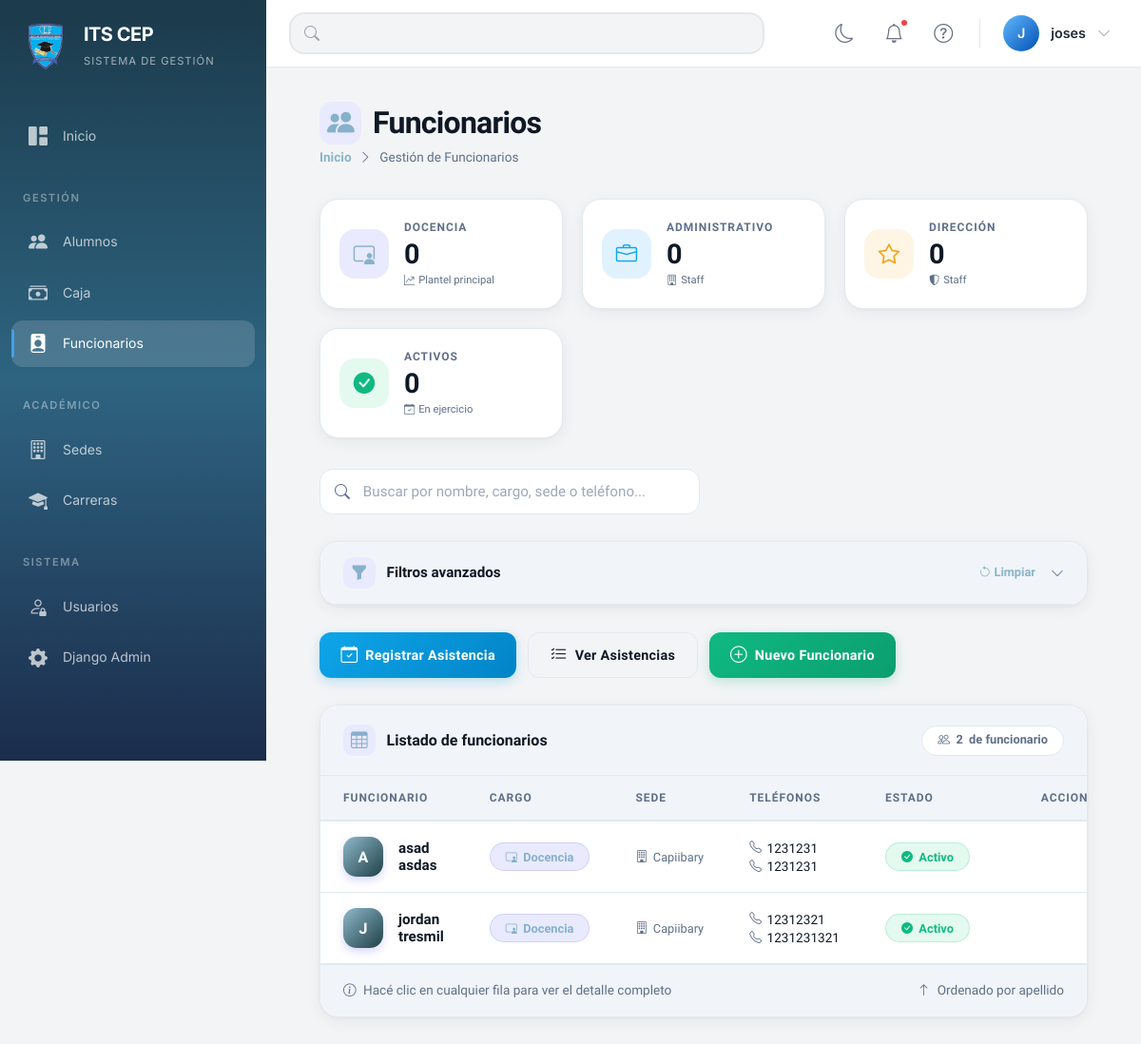
The page /funcionarios/ (signed in) on the database as committed earlier.
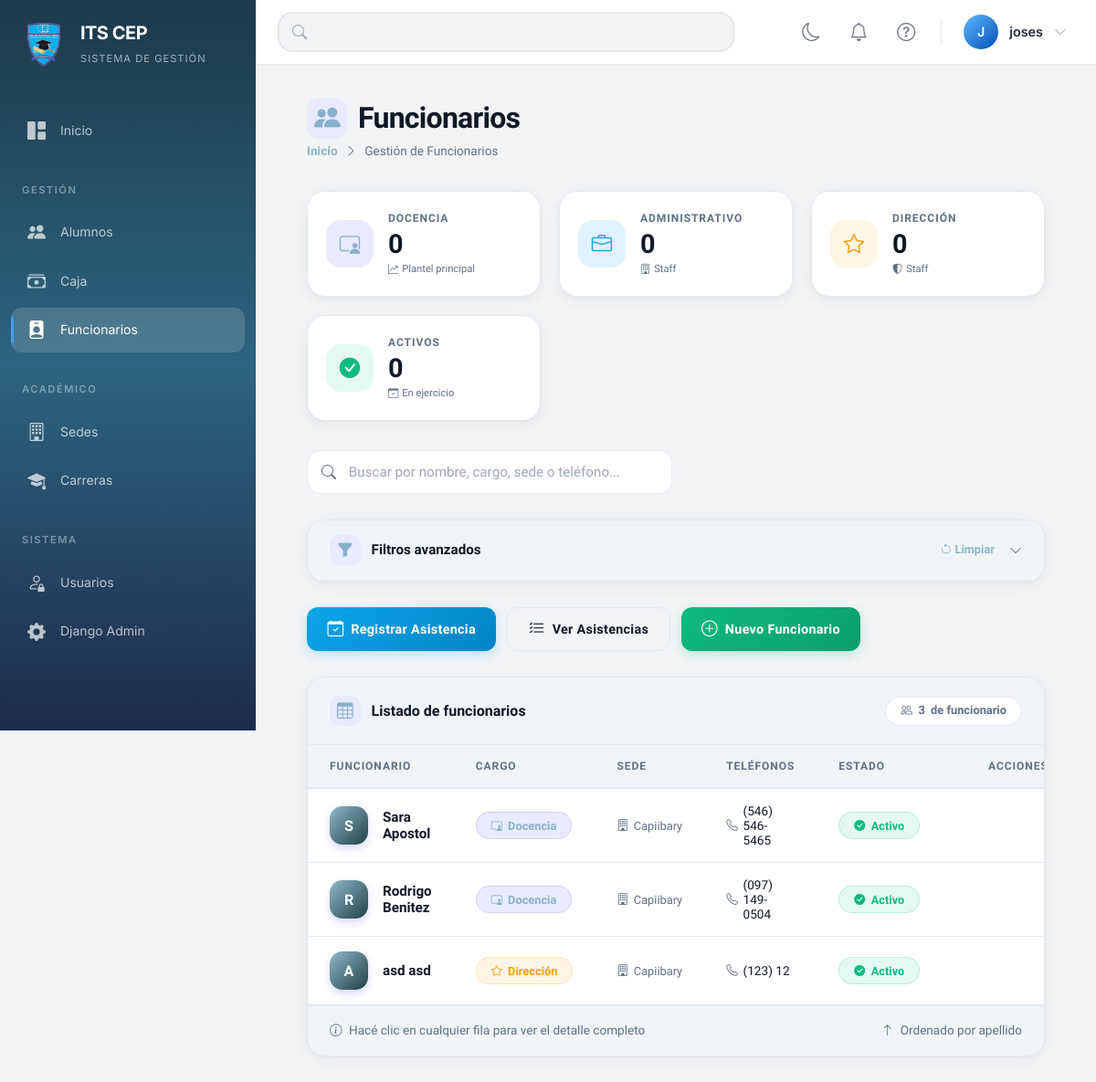
The same page on the database as committed later.
### sysapp/models.py (models this page shows, shortened)
class Funcionario(models.Model):
    CARGO_CHOICES = [
        ('DOCENCIA', 'Docencia'),
        ('ADMINISTRATIVO', 'Administrativo'),
        ('DIRECCION', 'Dirección'),
        ('OTRO', 'Otro'),
    ]
    sede = models.ForeignKey(Sede, on_delete=models.CASCADE, related_name='funcionarios', verbose_name="Sede")
    nombre = models.CharField(max_length=100, verbose_name="Nombre")
    apellido = models.CharField(max_length=100, verbose_name="Apellido")
    cedula = models.CharField(max_length=20, unique=True, verbose_name="Cédula")
    cargo = models.CharField(max_length=20, choices=CARGO_CHOICES, verbose_name="Cargo")
    telefono_principal = models.CharField(max_length=20, verbose_name="Teléfono Principal")
    telefono_secundario = models.CharField(max_length=20, blank=True, verbose_name="Teléfono Secundario")
    fecha_ingreso = models.DateField(verbose_name="Fecha de Ingreso")
    activo = models.BooleanField(default=True, verbose_name="Activo")
    class Meta:
        verbose_name = "Funcionario"
        verbose_name_plural = "Funcionarios"
        ordering = ['apellido', 'nombre']
    @property
    def nombre_completo(self):
        return f"{self.nombre} {self.apellido}"

class Sede(models.Model):
    nombre = models.CharField(max_length=200, verbose_name="Nombre")
    direccion = models.TextField(verbose_name="Dirección")
    telefono = models.CharField(max_length=20, verbose_name="Teléfono")
    activa = models.BooleanField(default=True, verbose_name="Activa")
    fecha_creacion = models.DateTimeField(auto_now_add=True, verbose_name="Fecha de Creación")
    class Meta:
        verbose_name = "Sede"
        verbose_name_plural = "Sedes"
        ordering = ['nombre']

### sysapp/views.py (the view)
# urls.py: path('funcionarios/', views.lista_funcionarios, name='lista_funcionarios'),
@login_required
def lista_funcionarios(request):
    funcionarios = Funcionario.objects.filter(activo=True).select_related('sede')
    cargo   = request.GET.get('cargo')
    sede_id = request.GET.get('sede')
    if cargo:   funcionarios = funcionarios.filter(cargo=cargo)
    if sede_id: funcionarios = funcionarios.filter(sede_id=sede_id)
    return render(request, 'funcionarios/listaFuncionarios.html', {
        'funcionarios': funcionarios,
        'sedes':        Sede.objects.filter(activa=True),
        'cargos':       Funcionario.CARGO_CHOICES,
    })

### sysapp/templates/funcionarios/listaFuncionarios.html (shortened to what this page needs)
{% extends 'base.html' %}
{% block content %}
<div class="lf mt-5">
    <div class="lf-head">
        <div class="lf-head-left">
            <div class="lf-head-title">
                <i class="bi bi-people-fill"></i>
                Funcionarios
            </div>
            <div class="lf-head-breadcrumb">
                <a href="{% url 'dashboard' %}">Inicio</a>
                <i class="bi bi-chevron-right"></i>
                <span>Gestión de Funcionarios</span>
            </div>
        </div>
    </div>
    <div class="lf-stats-grid">
        <div class="lf-stat" onclick="applyFilter('cargo', 'DOCENCIA')">
            <div class="lf-stat-icon primary"><i class="bi bi-person-video3"></i></div>
            <div class="lf-stat-content">
                <div class="lf-stat-label">Docencia</div>
                <div class="lf-stat-value">{{ total_docencia|default:"0" }}</div>
                <div class="lf-stat-trend"><i class="bi bi-graph-up-arrow"></i> Plantel principal</div>
            </div>
        </div>
        <div class="lf-stat" onclick="applyFilter('cargo', 'ADMINISTRATIVO')">
            <div class="lf-stat-icon info"><i class="bi bi-briefcase"></i></div>
            <div class="lf-stat-content">
                <div class="lf-stat-label">Administrativo</div>
                <div class="lf-stat-value">{{ total_administrativo|default:"0" }}</div>
                <div class="lf-stat-trend"><i class="bi bi-building"></i> Staff</div>
            </div>
        </div>
        <div class="lf-stat" onclick="applyFilter('cargo', 'DIRECCION')">
            <div class="lf-stat-icon warning"><i class="bi bi-star"></i></div>
            <div class="lf-stat-content">
                <div class="lf-stat-label">Dirección</div>
                <div class="lf-stat-value">{{ total_direccion|default:"0" }}</div>
                <div class="lf-stat-trend"><i class="bi bi-shield-shaded"></i> Staff</div>
            </div>
        </div>
        <div class="lf-stat" onclick="applyFilter('activo', 'true')">
            <div class="lf-stat-icon success"><i class="bi bi-check-circle-fill"></i></div>
            <div class="lf-stat-content">
                <div class="lf-stat-label">Activos</div>
                <div class="lf-stat-value">{{ total_activos|default:"0" }}</div>
                <div class="lf-stat-trend"><i class="bi bi-calendar-check"></i> En ejercicio</div>
            </div>
        </div>
    </div>
    <div class="lf-search-container">
        <div class="lf-search">
            <i class="bi bi-search"></i>
            <input type="text" id="searchInput" placeholder="Buscar por nombre, cargo, sede o teléfono...">
        </div>
    </div>
    <div class="lf-filters-card" id="filtersCard">
        <div class="lf-filters-header" onclick="toggleFilters()">
            <div class="lf-filters-header-left">
                <i class="bi bi-funnel-fill"></i>
                <h3>Filtros avanzados</h3>
            </div>
            <div class="lf-filters-header-right">
                <a href="{% url 'lista_funcionarios' %}" class="lf-filters-clear" onclick="event.stopPropagation()">
                    <i class="bi bi-arrow-counterclockwise"></i> Limpiar
                </a>
                <i class="bi bi-chevron-up lf-filters-toggle"></i>
            </div>
        </div>
    </div>
    <div class="lf-actions">
        <a href="{% url 'registrar_asistencia' %}" class="lf-btn lf-btn-info">
            <i class="bi bi-calendar-check"></i> Registrar Asistencia
        </a>
        <a href="{% url 'lista_asistencias' %}" class="lf-btn lf-btn-outline">
            <i class="bi bi-list-check"></i> Ver Asistencias
        </a>
        <a href="{% url 'crear_funcionario' %}" class="lf-btn lf-btn-success">
            <i class="bi bi-plus-circle"></i> Nuevo Funcionario
        </a>
    </div>
    <div class="lf-table-container">
        <div class="lf-table-header">
            <div class="lf-table-title">
                <i class="bi bi-table"></i>
                <h2>Listado de funcionarios</h2>
            </div>
            <div class="lf-table-count">
                <i class="bi bi-people"></i>
                <span id="visibleCount">{{ funcionarios|length }}</span> de {{ total_funcionarios }} funcionario{{ total_funcionarios|pluralize }}
            </div>
        </div>
        <div class="table-responsive">
            <table class="lf-table">
                <thead>
                <tr>
                    <th>Funcionario</th>
                    <th>Cargo</th>
                    <th>Sede</th>
                    <th>Teléfonos</th>
                    <th>Estado</th>
                    <th style="text-align:center;">Acciones</th>
                </tr>
                </thead>
                <tbody id="funcionarioTableBody">
                {% for funcionario in funcionarios %}
                <tr onclick="window.location.href='{% url 'detalle_funcionario' funcionario.id %}'">
                    <td data-label="Funcionario">
                        <div class="lf-name-cell">
                            <div class="lf-avatar">{{ funcionario.nombre_completo|first|upper }}</div>
                            <div class="lf-name-info">
                                <div class="lf-name-primary">{{ funcionario.nombre_completo }}</div>
                            </div>
                        </div>
                    </td>
                    <td data-label="Cargo">
                        {% if funcionario.cargo == 'DOCENCIA' %}
                        <span class="lf-badge lf-badge-primary"><i class="bi bi-person-video3"></i> {{ funcionario.get_cargo_display }}</span>
                        {% elif funcionario.cargo == 'ADMINISTRATIVO' %}
                        <span class="lf-badge lf-badge-info"><i class="bi bi-briefcase"></i> {{ funcionario.get_cargo_display }}</span>
                        {% elif funcionario.cargo == 'DIRECCION' %}
                        <span class="lf-badge lf-badge-warning"><i class="bi bi-star"></i> {{ funcionario.get_cargo_display }}</span>
                        {% else %}
                        <span class="lf-badge lf-badge-secondary">{{ funcionario.get_cargo_display }}</span>
                        {% endif %}
                    </td>
                    <td data-label="Sede"><span class="lf-name-secondary"><i class="bi bi-building"></i> {{ funcionario.sede.nombre }}</span></td>
                    <td data-label="Teléfonos">
                        <div class="lf-phone">
                            <span class="lf-phone-item"><i class="bi bi-telephone"></i> {{ funcionario.telefono_principal }}</span>
                            {% if funcionario.telefono_secundario %}
                            <span class="lf-phone-item"><i class="bi bi-telephone"></i> {{ funcionario.telefono_secundario }}</span>
                            {% endif %}
                        </div>
                    </td>
                    <td data-label="Estado">
                        {% if funcionario.activo %}
                        <span class="lf-badge lf-badge-success"><i class="bi bi-check-circle-fill"></i> Activo</span>
                        {% else %}
                        <span class="lf-badge lf-badge-danger"><i class="bi bi-x-circle-fill"></i> Inactivo</span>
                        {% endif %}
                    </td>
                    <td data-label="Acciones" style="text-align:center;">
                    </td>
                </tr>
                {% endfor %}
                </tbody>
            </table>
        </div>
        {% if funcionarios %}
        <div class="lf-table-footer">
            <span><i class="bi bi-info-circle me-1"></i> Hacé clic en cualquier fila para ver el detalle completo</span>
            <span><i class="bi bi-arrow-up me-1"></i> Ordenado por apellido</span>
        </div>
        {% endif %}
    </div>
</div>
{% endblock %}

### sysapp/templates/base.html (shortened to what this page needs)
{% load static %}
<html lang="es">
<head>
    <link href="https://cdn.jsdelivr.net/npm/bootstrap@5.3.0/dist/css/bootstrap.min.css" rel="stylesheet">
    <link rel="stylesheet" href="https://cdn.jsdelivr.net/npm/bootstrap-icons@1.11.0/font/bootstrap-icons.css">
    <link rel="stylesheet" href="{% static 'css/base.css' %}">
    <link rel="stylesheet" href="{% static 'css/responsive_improvements.css' %}">
    <link rel="stylesheet" href="{% static 'css/print.css' %}" media="print">
</head>
<body>
<aside class="sidebar" id="sidebar" aria-label="Menú principal de navegación">
    <div class="sidebar-brand" role="banner">
        <div class="brand-logo" aria-hidden="true">
            <img src="{% static 'img/logo.png' %}" alt="Logo" style="width: 100%; height: 100%; object-fit: contain;">
        </div>
        <div class="brand-info">
            <h1 class="brand-name">ITS CEP</h1>
            <div class="brand-tagline">Sistema de Gestión</div>
        </div>
    </div>
    <nav class="sidebar-nav" aria-label="Menú lateral">
        <div class="nav-section">
            <div class="nav-item">
                <a href="{% url 'dashboard' %}"
                   class="nav-link {% if request.resolver_match.url_name == 'dashboard' %}active{% endif %}">
                    <i class="bi bi-grid-1x2-fill" aria-hidden="true"></i>
                    <span>Inicio</span>
                </a>
            </div>
        </div>
        <div class="nav-section">
            <div class="nav-section-title">Gestión</div>
            <div class="nav-item">
                <a href="{% url 'lista_alumnos' %}"
                   class="nav-link {% if 'alumno' in request.resolver_match.url_name %}active{% endif %}">
                    <i class="bi bi-people-fill" aria-hidden="true"></i>
                    <span>Alumnos</span>
                </a>
            </div>
            <div class="nav-item">
                <a href="{% url 'lista_caja' %}"
                   class="nav-link {% if 'caja' in request.resolver_match.url_name %}active{% endif %}">
                    <i class="bi bi-cash-stack" aria-hidden="true"></i>
                    <span>Caja</span>
                </a>
            </div>
            <div class="nav-item">
                <a href="{% url 'lista_funcionarios' %}"
                   class="nav-link {% if 'funcionario' in request.resolver_match.url_name or 'asistencia' in request.resolver_match.url_name %}active{% endif %}">
                    <i class="bi bi-person-badge-fill" aria-hidden="true"></i>
                    <span>Funcionarios</span>
                </a>
            </div>
        </div>
        <div class="nav-section">
            <div class="nav-section-title">Académico</div>
            {% if user.is_staff %}
            <div class="nav-item">
                <a href="{% url 'lista_sedes' %}"
                   class="nav-link {% if 'sede' in request.resolver_match.url_name %}active{% endif %}">
                    <i class="bi bi-building" aria-hidden="true"></i>
                    <span>Sedes</span>
                </a>
            </div>
            {% endif %}
            <div class="nav-item">
                <a href="{% url 'lista_carreras' %}"
                   class="nav-link {% if 'carrera' in request.resolver_match.url_name or 'materia' in request.resolver_match.url_name %}active{% endif %}">
                    <i class="bi bi-mortarboard-fill" aria-hidden="true"></i>
                    <span>Carreras</span>
                </a>
            </div>
        </div>
        {% if user.is_staff %}
        <div class="nav-section">
            <div class="nav-section-title">Sistema</div>
            <div class="nav-item">
                <a href="{% url 'lista_usuarios' %}"
                   class="nav-link {% if 'usuario' in request.resolver_match.url_name %}active{% endif %}">
                    <i class="bi bi-person-lock" aria-hidden="true"></i>
                    <span>Usuarios</span>
                </a>
            </div>
            <div class="nav-item">
                <a href="/admin" class="nav-link" target="_blank">
                    <i class="bi bi-gear-fill" aria-hidden="true"></i>
                    <span>Django Admin</span>
                </a>
            </div>
        </div>
        {% endif %}
    </nav>
</aside>
<main class="main-content" id="main-content" role="main">
    <header class="top-bar" role="banner">
        <div class="top-bar-left">
            <div class="search-box" id="globalSearchContainer">
                <i class="bi bi-search" aria-hidden="true"></i>
                <input type="text" id="globalSearch" aria-label="Buscar en el sistema">
            </div>
        </div>
        <div class="top-bar-right">
            <button class="top-bar-btn theme-toggle-btn" id="themeToggle" title="Cambiar tema" type="button">
                <i class="bi bi-moon"></i>
            </button>
            <div class="position-relative d-inline-block">
                <button class="top-bar-btn" id="notificationsToggle" title="Notificaciones" aria-label="Notificaciones" aria-expanded="false" type="button">
                    <i class="bi bi-bell"></i>
                    {% if total_notificaciones > 0 %}
                    <span class="notification-dot" aria-hidden="true"></span>
                    {% endif %}
                </button>
            </div>
            <button class="top-bar-btn" id="helpToggle" title="Ayuda" aria-label="Ayuda" data-bs-toggle="modal" data-bs-target="#helpModal">
                <i class="bi bi-question-circle"></i>
            </button>
            <div class="user-dropdown dropdown">
                <button class="user-dropdown-toggle" id="userDropdownToggle" aria-expanded="false" type="button">
                    <div class="user-dropdown-avatar">
                        {{ user.username|first|upper }}
                    </div>
                    <div class="user-dropdown-info">
                        <div class="user-dropdown-name">{{ user.username }}</div>
                    </div>
                    <i class="bi bi-chevron-down" style="color: var(--gray-400);" aria-hidden="true"></i>
                </button>
            </div>
        </div>
    </header>
    <div class="content-wrapper animate-fadeIn">
        {% block content %}{% endblock %}
    </div>
</main>
</body>
</html>

Rows that differ between the two databases and show on the page:
added Funcionario: nombre_completo|first "S", nombre_completo "Sara Apostol", cargo "Docencia", sede.nombre "Capiibary", telefono_principal "(546) 546-5465", activo True (drawn)
changed Funcionario: nombre_completo|first "A" → "R"; nombre_completo "asad asdas" → "Rodrigo Benitez"; telefono_principal "1231231" → "(097) 149-0504"; telefono_secundario "1231231" → (not shown)
changed Funcionario: nombre_completo|first "J" → "A"; nombre_completo "jordan tresmil" → "asd asd"; telefono_principal "12312321" → "(123) 12"; cargo "Docencia" → "Dirección"; telefono_secundario "1231231321" → (not shown)
Other text that changed with them:
{{ funcionarios|length }}: "2" → "3"
